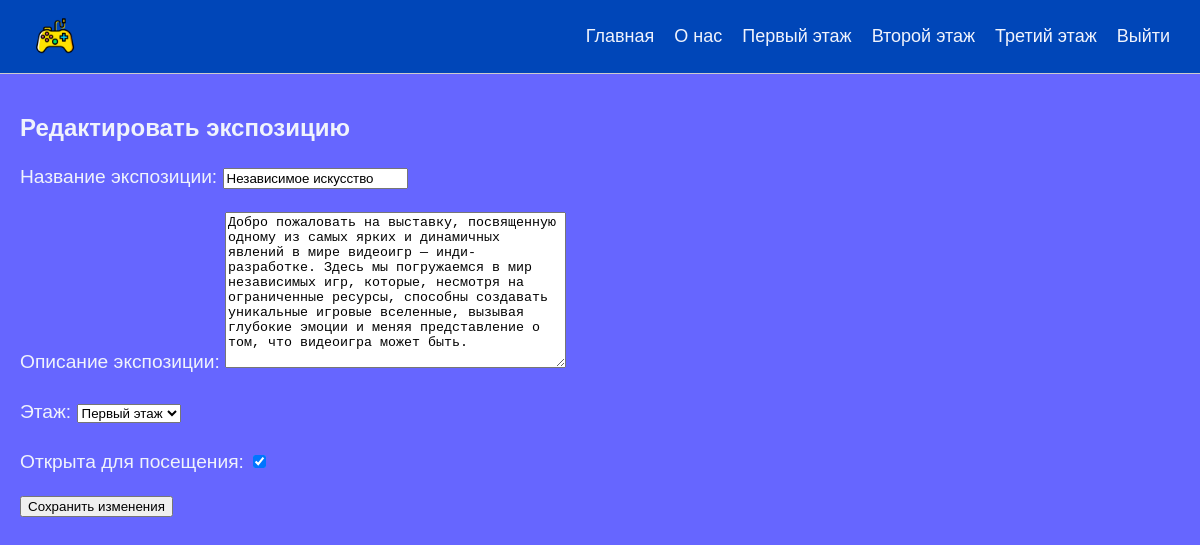
Page /edit_exhibit/6/ (signed in) on the committed database.
### exhibits/models.py (models this page shows, shortened)
class Exhibit(models.Model):
    name = models.CharField(max_length=200, verbose_name="Название экспозиции")
    description = models.TextField(verbose_name="Описание экспозиции")
    floor = models.IntegerField(verbose_name="Этаж",
                                choices=[(1, 'Первый этаж'), (2, 'Второй этаж'), (3, 'Третий этаж')])
    is_open = models.BooleanField(default=True, verbose_name="Открыта для посещения")

### exhibits/views.py (the view)
# urls.py: path('edit_exhibit/<int:id>/', views.edit_exhibit, name='edit_exhibit'),
@login_required
def edit_exhibit(request, id):
    exhibit = get_object_or_404(Exhibit, id=id)
    if request.method == "POST":
        form = ExhibitForm(request.POST, instance=exhibit)
        if form.is_valid():
            form.save()
            return redirect('home')
    else:
        form = ExhibitForm(instance=exhibit)
    return render(request, 'edit_exhibit.html', {'form': form, 'exhibit': exhibit})

### exhibits/forms.py
class ExhibitForm(forms.ModelForm):
    class Meta:
        model = Exhibit
        fields = ['name', 'description', 'floor', 'is_open']

### exhibits/templates/edit_exhibit.html (shortened to what this page needs)
<!DOCTYPE html>
<html lang="ru">
{% load static %}
<head>
    <link rel="stylesheet" href="{% static 'css/styles.css' %}">
</head>
<body>
    <header>
        <nav>
            <img src="{% static 'img/logo.png' %}" alt="Логотип" class="logo">
            <ul class="nav-links">
                <li><a href="{% url 'home' %}">Главная</a></li>
                <li><a href="{% url 'about' %}">О нас</a></li>
                <li><a href="{% url 'floor' 1 %}">Первый этаж</a></li>
                <li><a href="{% url 'floor' 2 %}">Второй этаж</a></li>
                <li><a href="{% url 'floor' 3 %}">Третий этаж</a></li>
                <li><a href="{% url 'logout' %}">Выйти</a></li>
            </ul>
        </nav>
    </header>
<main class="main">
  <h2>Редактировать экспозицию</h2>
  <form method="post">
    {{ form.as_p }}
    <button type="submit">Сохранить изменения</button>
  </form>
    </main>
</body>
</html>

### static/css/styles.css (style rules this page uses)
body { background-color: #6666ff; font-family: Arial, sans-serif; margin: 0; padding: 0; color: #f0f3fc; }
header { background-color: #0046b8; border-bottom: 1px solid #ccc; padding: 10px; position: sticky; top: 0; z-index: 100; color: #f0f3fc; }
nav { display: flex; justify-content: space-between; align-items: center; padding: 0 20px; color: #f0f3fc; }
.logo { height: 50px; color: #f0f3fc; }
.nav-links { list-style: none; display: flex; gap: 20px; color: #f0f3fc; }
.nav-links li { display: inline; color: #f0f3fc; }
.nav-links a { text-decoration: none; color: #333; font-size: 18px; color: #f0f3fc; }
.main { padding: 20px; color: #f0f3fc; }
p { font-size: 1.2em; line-height: 1.6em; color: #f0f3fc; }

### rows in the picture
Exhibit: name "Независимое искусство", description "Добро пожаловать на выставку, посвященную одному из самых ярких и динамичных явлений в мире видеоигр — инди-разработке. Здесь мы погружаемся в мир независимых игр, которые, несмотря на ограниченные ресурсы, способны создавать уникальные игровые вселенные, вызывая глубокие эмоции и меняя представление о том, что видеоигра может быть.", floor "Первый этаж", is_open "☑"
